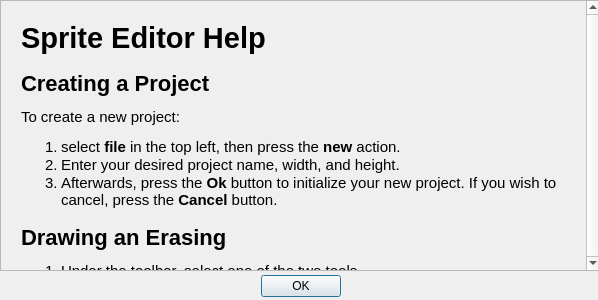
<?xml version="1.0" encoding="UTF-8"?>
<ui version="4.0">
 <class>HelpDialog</class>
 <widget class="QDialog" name="HelpDialog">
  <property name="geometry">
   <rect>
    <x>0</x>
    <y>0</y>
    <width>598</width>
    <height>300</height>
   </rect>
  </property>
  <property name="windowTitle">
   <string>Help</string>
  </property>
  <widget class="QDialogButtonBox" name="buttonBox">
   <property name="geometry">
    <rect>
     <x>10</x>
     <y>270</y>
     <width>581</width>
     <height>32</height>
    </rect>
   </property>
   <property name="orientation">
    <enum>Qt::Horizontal</enum>
   </property>
   <property name="standardButtons">
    <set>QDialogButtonBox::Ok</set>
   </property>
   <property name="centerButtons">
    <bool>true</bool>
   </property>
  </widget>
  <widget class="QScrollArea" name="scrollArea">
   <property name="geometry">
    <rect>
     <x>0</x>
     <y>0</y>
     <width>601</width>
     <height>271</height>
    </rect>
   </property>
   <property name="sizePolicy">
    <sizepolicy hsizetype="Expanding" vsizetype="Expanding">
     <horstretch>0</horstretch>
     <verstretch>30</verstretch>
    </sizepolicy>
   </property>
   <property name="verticalScrollBarPolicy">
    <enum>Qt::ScrollBarAlwaysOn</enum>
   </property>
   <property name="widgetResizable">
    <bool>true</bool>
   </property>
   <widget class="QWidget" name="scrollAreaWidgetContents">
    <property name="geometry">
     <rect>
      <x>0</x>
      <y>0</y>
      <width>585</width>
      <height>269</height>
     </rect>
    </property>
    <widget class="QLabel" name="label">
     <property name="geometry">
      <rect>
       <x>20</x>
       <y>20</y>
       <width>541</width>
       <height>441</height>
      </rect>
     </property>
     <property name="sizePolicy">
      <sizepolicy hsizetype="Maximum" vsizetype="Maximum">
       <horstretch>0</horstretch>
       <verstretch>0</verstretch>
      </sizepolicy>
     </property>
     <property name="font">
      <font>
       <family>Arial</family>
       <pointsize>11</pointsize>
      </font>
     </property>
     <property name="text">
      <string>&lt;h1&gt;Sprite Editor Help&lt;/h1&gt;
&lt;h2&gt;Creating a Project&lt;/h2&gt;
To create a new project: 
&lt;ol&gt;
&lt;li&gt;
select &lt;b&gt;file&lt;/b&gt; in the top left, then press the &lt;b&gt;new&lt;/b&gt; action. 
&lt;/li&gt;
&lt;li&gt;
Enter your desired project name, width, and height.
&lt;/li&gt;
&lt;li&gt;
Afterwards, press the &lt;b&gt;Ok&lt;/b&gt; button to initialize your new project. If you wish to cancel, press the &lt;b&gt;Cancel&lt;/b&gt; button.
&lt;/li&gt;
&lt;/ol&gt;

&lt;h2&gt;Drawing an Erasing&lt;/h2&gt;
&lt;ol&gt;
&lt;li&gt;
Under the toolbar, select one of the two tools.
&lt;/li&gt;
&lt;li&gt;
The pen allows you to draw onto the canvas.
&lt;/li&gt;
&lt;li&gt;
The eraser allows you to erase pixels.
&lt;/li&gt;
&lt;/ol&gt;

&lt;h2&gt;Changing Color&lt;/h2&gt;
&lt;ol&gt;
&lt;li&gt;
Slightly further below the toolbar, you can select the color changer.
&lt;/li&gt;
&lt;li&gt;
After you've selected the color, you can press &lt;b&gt;Ok&lt;/b&gt; to confirm the change.
&lt;/li&gt;
&lt;/ol&gt;</string>
     </property>
     <property name="alignment">
      <set>Qt::AlignLeading|Qt::AlignLeft|Qt::AlignTop</set>
     </property>
     <property name="wordWrap">
      <bool>true</bool>
     </property>
    </widget>
   </widget>
  </widget>
 </widget>
 <resources/>
 <connections/>
</ui>
